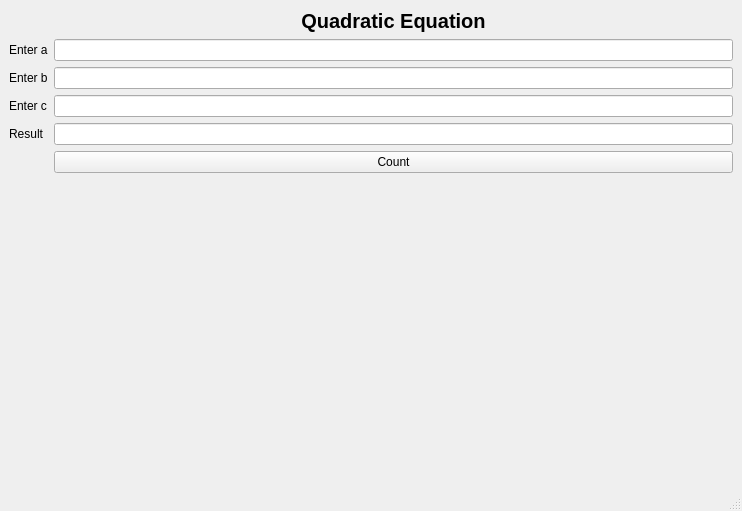
<?xml version="1.0" encoding="UTF-8"?>
<ui version="4.0">
 <class>MainWindow</class>
 <widget class="QMainWindow" name="MainWindow">
  <property name="geometry">
   <rect>
    <x>0</x>
    <y>0</y>
    <width>742</width>
    <height>511</height>
   </rect>
  </property>
  <property name="windowTitle">
   <string>MainWindow</string>
  </property>
  <widget class="QWidget" name="centralwidget">
   <layout class="QVBoxLayout" name="verticalLayout">
    <item>
     <layout class="QFormLayout" name="formLayout">
      <item row="0" column="1">
       <widget class="QLabel" name="label">
        <property name="font">
         <font>
          <pointsize>15</pointsize>
          <weight>75</weight>
          <bold>true</bold>
         </font>
        </property>
        <property name="text">
         <string>Quadratic Equation</string>
        </property>
        <property name="alignment">
         <set>Qt::AlignCenter</set>
        </property>
       </widget>
      </item>
      <item row="1" column="0">
       <widget class="QLabel" name="enterALabel">
        <property name="text">
         <string>Enter a</string>
        </property>
       </widget>
      </item>
      <item row="1" column="1">
       <widget class="QLineEdit" name="enterALineEdit"/>
      </item>
      <item row="2" column="0">
       <widget class="QLabel" name="enterBLabel">
        <property name="text">
         <string>Enter b</string>
        </property>
       </widget>
      </item>
      <item row="2" column="1">
       <widget class="QLineEdit" name="enterBLineEdit"/>
      </item>
      <item row="3" column="0">
       <widget class="QLabel" name="enterCLabel">
        <property name="text">
         <string>Enter c</string>
        </property>
       </widget>
      </item>
      <item row="3" column="1">
       <widget class="QLineEdit" name="enterCLineEdit"/>
      </item>
      <item row="4" column="0">
       <widget class="QLabel" name="resultLabel">
        <property name="text">
         <string>Result</string>
        </property>
       </widget>
      </item>
      <item row="4" column="1">
       <widget class="QLineEdit" name="resultLineEdit"/>
      </item>
      <item row="5" column="1">
       <widget class="QPushButton" name="pushButton">
        <property name="text">
         <string>Count</string>
        </property>
       </widget>
      </item>
     </layout>
    </item>
   </layout>
  </widget>
  <widget class="QMenuBar" name="menubar">
   <property name="geometry">
    <rect>
     <x>0</x>
     <y>0</y>
     <width>742</width>
     <height>26</height>
    </rect>
   </property>
  </widget>
  <widget class="QStatusBar" name="statusbar"/>
 </widget>
 <resources/>
 <connections/>
</ui>
